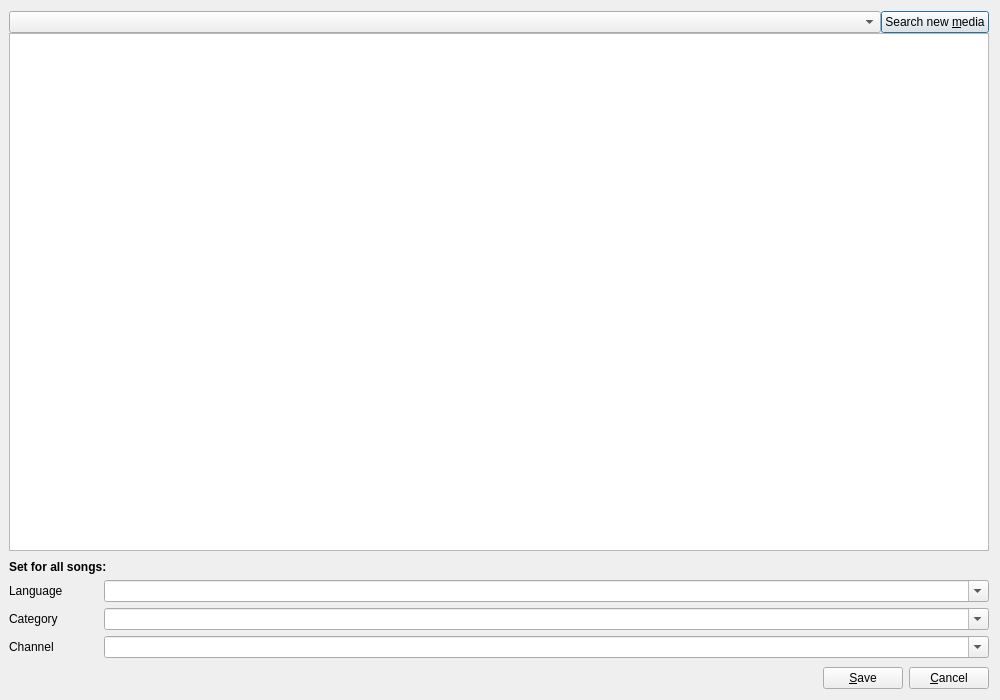
<?xml version="1.0" encoding="UTF-8"?>
<ui version="4.0">
 <class>Dialog</class>
 <widget class="QDialog" name="Dialog">
  <property name="geometry">
   <rect>
    <x>0</x>
    <y>0</y>
    <width>1000</width>
    <height>700</height>
   </rect>
  </property>
  <property name="windowTitle">
   <string>Search new media</string>
  </property>
  <layout class="QVBoxLayout" name="verticalLayout">
   <property name="spacing">
    <number>0</number>
   </property>
   <property name="leftMargin">
    <number>9</number>
   </property>
   <item>
    <layout class="QHBoxLayout" name="horizontalLayout" stretch="100,1">
     <item>
      <widget class="QComboBox" name="cmbLibrary"/>
     </item>
     <item>
      <widget class="QPushButton" name="btnSearch">
       <property name="text">
        <string>Search new &amp;media</string>
       </property>
      </widget>
     </item>
    </layout>
   </item>
   <item>
    <widget class="QTableView" name="tblMedia">
     <property name="selectionMode">
      <enum>QAbstractItemView::SingleSelection</enum>
     </property>
     <property name="selectionBehavior">
      <enum>QAbstractItemView::SelectRows</enum>
     </property>
     <property name="sortingEnabled">
      <bool>true</bool>
     </property>
    </widget>
   </item>
   <item>
    <widget class="QWidget" name="widget" native="true">
     <layout class="QGridLayout" name="gridLayout" columnstretch="1,10">
      <property name="leftMargin">
       <number>0</number>
      </property>
      <property name="topMargin">
       <number>9</number>
      </property>
      <property name="rightMargin">
       <number>0</number>
      </property>
      <property name="bottomMargin">
       <number>9</number>
      </property>
      <item row="1" column="0">
       <widget class="QLabel" name="lblSong6">
        <property name="text">
         <string>Language</string>
        </property>
        <property name="buddy">
         <cstring>cmbSongLanguage</cstring>
        </property>
       </widget>
      </item>
      <item row="1" column="1">
       <widget class="QComboBox" name="cmbSongLanguage">
        <property name="editable">
         <bool>true</bool>
        </property>
       </widget>
      </item>
      <item row="2" column="0">
       <widget class="QLabel" name="lblSong7">
        <property name="text">
         <string>Category</string>
        </property>
        <property name="buddy">
         <cstring>cmbSongStyle</cstring>
        </property>
       </widget>
      </item>
      <item row="2" column="1">
       <widget class="QComboBox" name="cmbSongStyle">
        <property name="editable">
         <bool>true</bool>
        </property>
       </widget>
      </item>
      <item row="3" column="0">
       <widget class="QLabel" name="lblSong8">
        <property name="text">
         <string>Channel</string>
        </property>
        <property name="buddy">
         <cstring>cmbSongChannel</cstring>
        </property>
       </widget>
      </item>
      <item row="3" column="1">
       <widget class="QComboBox" name="cmbSongChannel">
        <property name="editable">
         <bool>true</bool>
        </property>
       </widget>
      </item>
      <item row="0" column="0" colspan="2">
       <widget class="QLabel" name="label">
        <property name="font">
         <font>
          <weight>75</weight>
          <bold>true</bold>
         </font>
        </property>
        <property name="text">
         <string>Set for all songs:</string>
        </property>
       </widget>
      </item>
     </layout>
    </widget>
   </item>
   <item>
    <widget class="QWidget" name="widget_2" native="true">
     <layout class="QHBoxLayout" name="horizontalLayout_2">
      <property name="leftMargin">
       <number>0</number>
      </property>
      <property name="topMargin">
       <number>0</number>
      </property>
      <property name="rightMargin">
       <number>0</number>
      </property>
      <property name="bottomMargin">
       <number>0</number>
      </property>
      <item>
       <spacer name="horizontalSpacer">
        <property name="orientation">
         <enum>Qt::Horizontal</enum>
        </property>
        <property name="sizeHint" stdset="0">
         <size>
          <width>817</width>
          <height>20</height>
         </size>
        </property>
       </spacer>
      </item>
      <item>
       <widget class="QPushButton" name="btnSave">
        <property name="text">
         <string>&amp;Save</string>
        </property>
       </widget>
      </item>
      <item>
       <widget class="QPushButton" name="btnCancel">
        <property name="text">
         <string>&amp;Cancel</string>
        </property>
       </widget>
      </item>
     </layout>
    </widget>
   </item>
  </layout>
 </widget>
 <tabstops>
  <tabstop>cmbLibrary</tabstop>
  <tabstop>btnSearch</tabstop>
  <tabstop>tblMedia</tabstop>
  <tabstop>cmbSongLanguage</tabstop>
  <tabstop>cmbSongStyle</tabstop>
  <tabstop>cmbSongChannel</tabstop>
  <tabstop>btnSave</tabstop>
  <tabstop>btnCancel</tabstop>
 </tabstops>
 <resources/>
 <connections>
  <connection>
   <sender>btnCancel</sender>
   <signal>clicked()</signal>
   <receiver>Dialog</receiver>
   <slot>reject()</slot>
   <hints>
    <hint type="sourcelabel">
     <x>551</x>
     <y>418</y>
    </hint>
    <hint type="destinationlabel">
     <x>373</x>
     <y>433</y>
    </hint>
   </hints>
  </connection>
  <connection>
   <sender>btnSave</sender>
   <signal>clicked()</signal>
   <receiver>Dialog</receiver>
   <slot>accept()</slot>
   <hints>
    <hint type="sourcelabel">
     <x>469</x>
     <y>411</y>
    </hint>
    <hint type="destinationlabel">
     <x>272</x>
     <y>432</y>
    </hint>
   </hints>
  </connection>
 </connections>
</ui>
